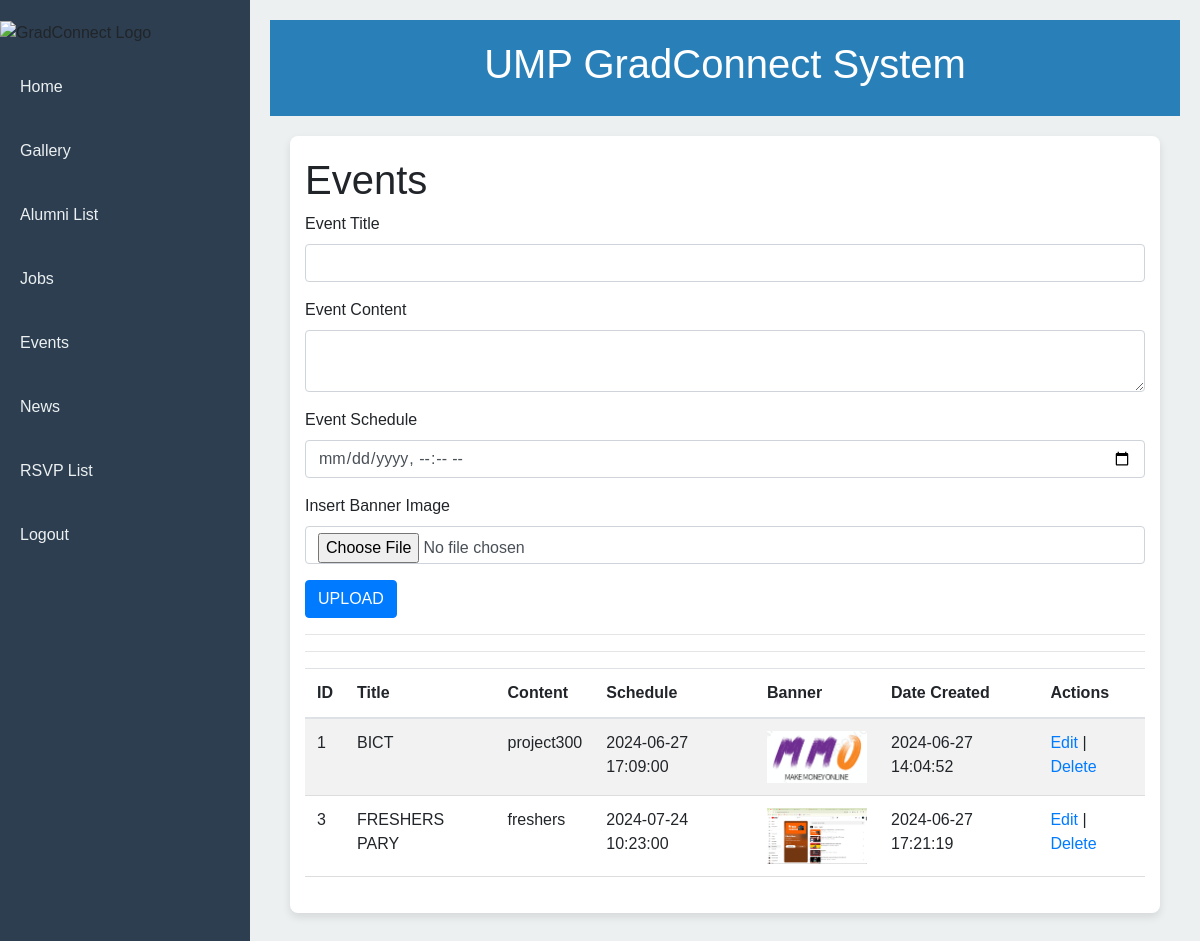
The app's page /gradalumni/events.php with its own data.
### tables this page shows
CREATE TABLE `events` (
  `id` int(30) NOT NULL,
  `title` varchar(250) NOT NULL,
  `content` text NOT NULL,
  `schedule` datetime NOT NULL,
  `banner` text NOT NULL,
  `date_created` datetime NOT NULL DEFAULT current_timestamp()
);

### gradalumni/events.php (the view, shortened to what this page needs)
<!DOCTYPE html>
<html lang="en">
<head>
    <link rel="stylesheet" href="../gradalumni/css/admin.css">
    <link rel="stylesheet" href="../gradalumni/css/table.css">
    <link rel="stylesheet" href="https://cdn.jsdelivr.net/npm/bootstrap@4.6.1/dist/css/bootstrap.min.css">
</head>
<body>
    <div class="dashboard">
        <aside class="sidebar">
            <ul>
                <img src="https://www.ump.ac.za/images/logo.png" alt="GradConnect Logo" width="80%" height="70%">
                <li><a href="home.php">Home</a></li>
                <li><a href="gallery.php">Gallery</a></li>
                <li><a href="alumnilist.php">Alumni List</a></li>
                <li><a href="jobs.php">Jobs</a></li>
                <li><a href="events.php">Events</a></li>
                <li><a href="news.php">News</a></li>
                <li><a href="rsvplist.php">RSVP List</a></li>
                <li><a href="logout.php">Logout</a></li>
            </ul>
        </aside>
        <main class="main-content">
            <header class="header">
                <h1>UMP GradConnect System</h1>
            </header>
            <section class="content">
                <div class="container">
                    <div>
                        <h1>Events</h1>
                        <div id="content">
                            <form method="POST" action="" enctype="multipart/form-data">
                                <div class="form-group">
                                    <label>Event Title</label>
                                    <input class="form-control" type="text" name="title" required />
                                </div>
                                <div class="form-group">
                                    <label>Event Content</label>
                                    <textarea class="form-control" name="content" required></textarea>
                                </div>
                                <div class="form-group">
                                    <label>Event Schedule</label>
                                    <input class="form-control" type="datetime-local" name="schedule" required />
                                </div>
                                <div class="form-group">
                                    <label>Insert Banner Image</label>
                                    <input class="form-control" type="file" name="uploadfile" value="" required />
                                </div>
                                <div class="form-group">
                                    <button class="btn btn-primary" type="submit" name="upload">UPLOAD</button>
                                </div>
                            </form>
                        </div>
                        <hr>
                        <hr>
                        <?php
                        $db = mysqli_connect("localhost", "root", "", "gradalumni_db");
                        $sql = "SELECT * FROM events ORDER BY id ASC";
                        $result = mysqli_query($db, $sql);
                        if (mysqli_num_rows($result) > 0) {
                            echo '<table class="table table-striped">';
                            echo '<thead>';
                            echo '<tr>';
                            echo '<th>ID</th>';
                            echo '<th>Title</th>';
                            echo '<th>Content</th>';
                            echo '<th>Schedule</th>';
                            echo '<th>Banner</th>';
                            echo '<th>Date Created</th>';
                            echo '<th>Actions</th>';
                            echo '</tr>';
                            echo '</thead>';
                            echo '<tbody>';
                            while ($row = mysqli_fetch_assoc($result)) {
                                $id = $row['id'];
                                $title = $row['title'];
                                $content = $row['content'];
                                $schedule = $row['schedule'];
                                $banner = $row['banner'];
                                $date_created = $row['date_created'];
                                $imagePath = "./assets/uploads/events/" . $banner;
                                echo '<tr>';
                                echo '<td>' . $id . '</td>';
                                echo '<td>' . $title . '</td>';
                                echo '<td>' . $content . '</td>';
                                echo '<td>' . $schedule . '</td>';
                                echo '<td><img src="' . $imagePath . '" alt="' . $banner . '" style="max-width: 100px; max-height: 100px;"></td>';
                                echo '<td>' . $date_created . '</td>';
                                echo '<td>';
                                echo '<a href="edit-events.php?id=' . $id . '">Edit</a> | ';
                                echo '<a href="delete-events.php?id=' . $id . '">Delete</a>';
                                echo '</td>';
                                echo '</tr>';
                            }
                            echo '</tbody>';
                            echo '</table>';
                        } else {
                            echo "<p>No Events found.</p>";
                        }
                        ?>
                    </div>
                </div>
            </section>
        </main>
    </div>
</body>
</html>

### gradalumni/css/admin.css (style rules this page uses)
* { margin: 0; padding: 0; box-sizing: border-box; font-family: Arial, sans-serif; }
body, html { height: 100%; }
.dashboard { display: flex; flex-direction: column; height: 100%; }
.sidebar { width: 250px; background-color: #2c3e50; padding-top: 20px; position: fixed; height: 100%; transition: transform 0.3s ease; z-index: 1000; }
.sidebar ul { list-style-type: none; padding: 0; }
.sidebar ul li { margin: 20px 0; }
.sidebar ul li a { color: #ecf0f1; text-decoration: none; padding: 10px 20px; display: block; }
.main-content { margin-left: 250px; padding: 20px; width: calc(100% - 250px); background-color: #ecf0f1; height: 100%; overflow-y: auto; transition: margin-left 0.3s ease, width 0.3s ease; }
.header { background-color: #2980b9; color: #fff; padding: 20px; text-align: center; }
.content { padding: 20px; }
.container { max-width: 1200px; margin: 0 auto; padding: 20px; background-color: #ffffff; border-radius: 8px; box-shadow: 0 4px 8px rgba(0, 0, 0, 0.1); }

### gradalumni/css/table.css (style rules this page uses)
table { width: 100%; border-collapse: collapse; }
th, td { padding: 8px; text-align: left; border-bottom: 1px solid #ddd; }

### records on screen
events: id "1", title "BICT", content "project300", schedule "2024-06-27 17:09:00", banner (picture), date_created "2024-06-27 14:04:52"
events: id "3", title "FRESHERS PARY", content "freshers", schedule "2024-07-24 10:23:00", banner (picture), date_created "2024-06-27 17:21:19"
